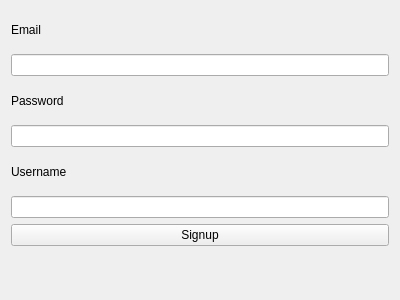
<?xml version="1.0" encoding="UTF-8"?>
<ui version="4.0">
 <class>Signup</class>
 <widget class="QWidget" name="Signup">
  <property name="geometry">
   <rect>
    <x>0</x>
    <y>0</y>
    <width>400</width>
    <height>300</height>
   </rect>
  </property>
  <property name="windowTitle">
   <string>Signup</string>
  </property>
  <layout class="QVBoxLayout" name="verticalLayout">
    <item>
     <widget class="QLabel" name="emailLabel">
      <property name="text">
       <string>Email</string>
      </property>
     </widget>
    </item>
    <item>
     <widget class="QLineEdit" name="emailLineEdit"/>
    </item>
    <item>
     <widget class="QLabel" name="passwordLabel">
      <property name="text">
       <string>Password</string>
      </property>
     </widget>
    </item>
    <item>
     <widget class="QLineEdit" name="passwordLineEdit"/>
    </item>
    <item>
     <widget class="QLabel" name="usernameLabel">
      <property name="text">
       <string>Username</string>
      </property>
     </widget>
    </item>
    <item>
     <widget class="QLineEdit" name="usernameLineEdit"/>
    </item>
    <item>
     <widget class="QPushButton" name="signupButton">
      <property name="text">
       <string>Signup</string>
      </property>
     </widget>
    </item>
    <item>
     <widget class="QLabel" name="responseLabel"/>
    </item>
   </layout>
 </widget>
 <resources/>
 <connections/>
</ui>
